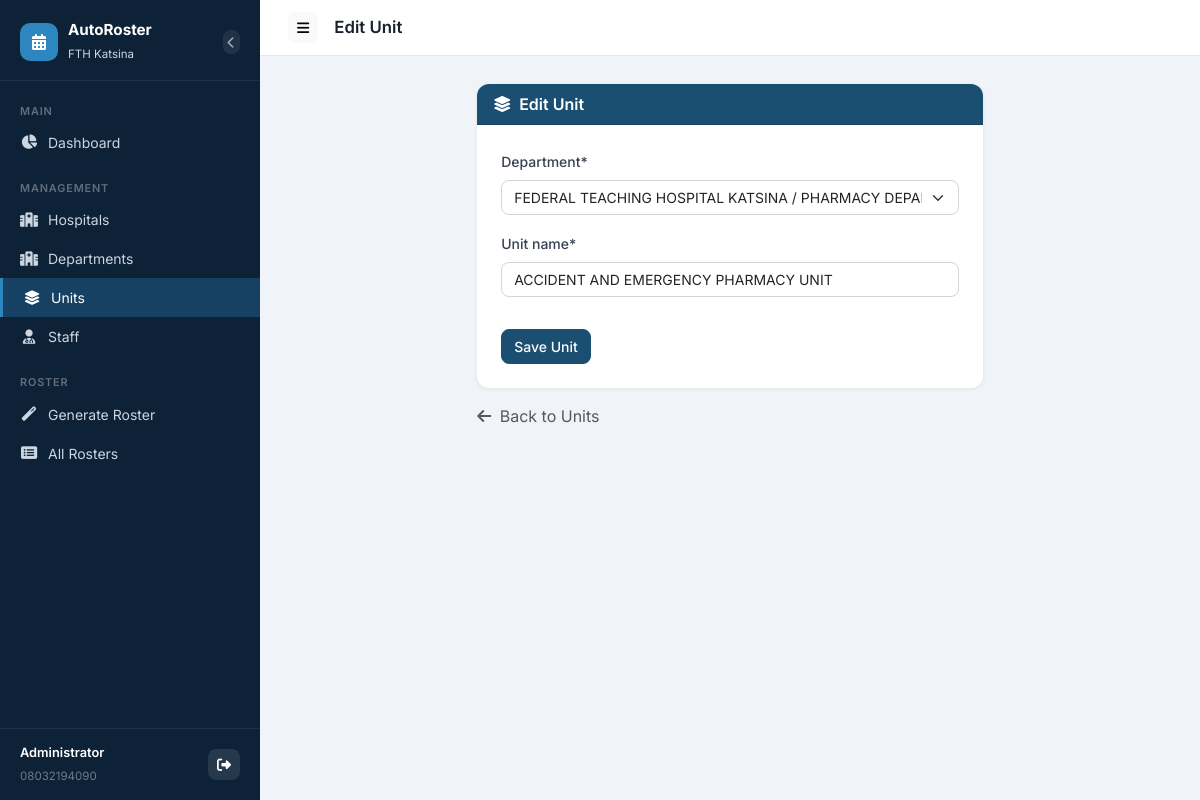
Screenshot of /units/1/edit/ (signed in) with the database file from the repository.
### accounts/models.py (models this page shows)
class User(AbstractBaseUser, PermissionsMixin):
    phone_number = models.CharField(max_length=20, unique=True)
    full_name = models.CharField(max_length=200, blank=True)
    is_active = models.BooleanField(default=True)
    is_staff = models.BooleanField(default=False)
    date_joined = models.DateTimeField(auto_now_add=True)
    objects = UserManager()
    USERNAME_FIELD = 'phone_number'
    REQUIRED_FIELDS = []
    def __str__(self):
        return self.full_name or self.phone_number

### roster/models.py (models this page shows, shortened)
class Unit(models.Model):
    department = models.ForeignKey(Department, on_delete=models.CASCADE, related_name='units')
    unit_name = models.CharField(max_length=200)
    class Meta:
        ordering = ['department__department_name', 'unit_name']

### roster/views.py (the view)
# urls.py: path('units/<int:pk>/edit/', views.unit_edit, name='unit_edit'),
@login_required
def unit_edit(request, pk):
    unit = get_object_or_404(Unit, pk=pk)
    form = UnitForm(request.POST or None, instance=unit)
    if form.is_valid():
        form.save()
        messages.success(request, 'Unit updated.')
        return redirect('unit_list')
    return render(request, 'roster/unit_form.html', {'form': form, 'title': 'Edit Unit', 'obj': unit})

### roster/forms.py
class UnitForm(forms.ModelForm):
    class Meta:
        model = Unit
        fields = ['department', 'unit_name']
        widgets = {
            'department': forms.Select(attrs={'class': 'form-select'}),
            'unit_name': forms.TextInput(attrs={'class': 'form-control', 'placeholder': 'e.g. ACCIDENT AND EMERGENCY PHARMACY UNIT'}),
        }
    def __init__(self, *args, **kwargs):
        department_id = kwargs.pop('department_id', None)
        super().__init__(*args, **kwargs)
        if department_id:
            self.fields['department'].initial = department_id
        self.helper = FormHelper()
        self.helper.layout = Layout(
            'department',
            'unit_name',
            Submit('submit', 'Save Unit', css_class='btn btn-primary mt-3'),
        )

### roster/models.py (called while the page is built)
    def __str__(self):
        return f"{self.hospital.name} / {self.department_name}"

### roster/templates/roster/unit_form.html (shortened to what this page needs)
{% extends 'roster/base.html' %}
{% load crispy_forms_tags %}
{% block page_title %}{{ title }}{% endblock %}
{% block content %}
<div class="row justify-content-center">
  <div class="col-md-7">
    <div class="card">
      <div class="card-header" style="background:#1B4F72;color:#fff;">
        <i class="fas fa-layer-group me-2"></i>{{ title }}
      </div>
      <div class="card-body p-4">
        <form method="post">
          {% crispy form %}
        </form>
      </div>
    </div>
    <div class="mt-3">
      <a href="{% url 'unit_list' %}" class="text-muted text-decoration-none">
        <i class="fas fa-arrow-left me-1"></i> Back to Units
      </a>
    </div>
  </div>
</div>
{% endblock %}

### roster/templates/roster/base.html (shortened to what this page needs)
<!DOCTYPE html>
<html lang="en">
<head>
  <link href="https://cdn.jsdelivr.net/npm/bootstrap@5.3.3/dist/css/bootstrap.min.css" rel="stylesheet">
  <link href="https://cdnjs.cloudflare.com/ajax/libs/font-awesome/6.5.0/css/all.min.css" rel="stylesheet">
</head>
<body>
<nav id="sidebar">
  <div class="sidebar-brand d-flex align-items-center justify-content-between">
    <div class="d-flex align-items-center">
      <div class="sidebar-logo">
        <i class="fas fa-calendar-alt text-white"></i>
      </div>
      <div>
        <h5>AutoRoster</h5>
        <small>FTH Katsina</small>
      </div>
    </div>
    <button id="sidebarClose" class="btn btn-sm p-1 ms-2" style="background:rgba(255,255,255,0.08);color:rgba(255,255,255,0.6);line-height:1;" title="Collapse sidebar">
      <i class="fas fa-chevron-left" style="font-size:0.75rem;"></i>
    </button>
  </div>
  <div class="sidebar-nav">
    <div class="nav-section-label">Main</div>
    <a href="{% url 'dashboard' %}" class="nav-link {% if request.resolver_match.url_name == 'dashboard' %}active{% endif %}">
      <i class="fas fa-chart-pie"></i> Dashboard
    </a>
    <div class="nav-section-label mt-2">Management</div>
    <a href="{% url 'hospital_list' %}" class="nav-link {% if 'hospital' in request.resolver_match.url_name %}active{% endif %}">
      <i class="fas fa-hospital-alt"></i> Hospitals
    </a>
    <a href="{% url 'department_list' %}" class="nav-link {% if 'department' in request.resolver_match.url_name %}active{% endif %}">
      <i class="fas fa-hospital"></i> Departments
    </a>
    <a href="{% url 'unit_list' %}" class="nav-link {% if 'unit' in request.resolver_match.url_name %}active{% endif %}">
      <i class="fas fa-layer-group"></i> Units
    </a>
    <a href="{% url 'staff_list' %}" class="nav-link {% if 'staff' in request.resolver_match.url_name and 'api' not in request.resolver_match.url_name %}active{% endif %}">
      <i class="fas fa-user-md"></i> Staff
    </a>
    <div class="nav-section-label mt-2">Roster</div>
    <a href="{% url 'roster_generate' %}" class="nav-link {% if request.resolver_match.url_name == 'roster_generate' %}active{% endif %}">
      <i class="fas fa-magic"></i> Generate Roster
    </a>
    <a href="{% url 'roster_list' %}" class="nav-link {% if request.resolver_match.url_name == 'roster_list' %}active{% endif %}">
      <i class="fas fa-list-alt"></i> All Rosters
    </a>
  </div>
  <div class="sidebar-footer">
    <div class="d-flex align-items-center justify-content-between">
      <div>
        <div style="color:#fff;font-size:.8rem;font-weight:600;">{{ request.user }}</div>
        <small style="color:rgba(255,255,255,0.4);">{{ request.user.phone_number }}</small>
      </div>
      <a href="{% url 'logout' %}" class="btn btn-sm" style="background:rgba(255,255,255,0.1);color:#fff;" title="Logout">
        <i class="fas fa-sign-out-alt"></i>
      </a>
    </div>
  </div>
</nav>
<div id="main-content">
  <div class="topbar">
    <div class="d-flex align-items-center gap-3">
      <button class="btn btn-sm btn-light" id="sidebarToggle" title="Toggle sidebar">
        <i class="fas fa-bars"></i>
      </button>
      <span class="topbar-title">{% block page_title %}Dashboard{% endblock %}</span>
    </div>
  </div>
  <div class="page-content">
    {% block content %}{% endblock %}
  </div>
</div>
</body>
</html>

### roster/templates/roster/base.html (style rules this page uses)
:root { --sidebar-width: 260px; --primary: #1B4F72; --primary-dark: #154360; --accent: #2E86C1; --sidebar-bg: #0d2137; --sidebar-text: #ccd6e0; --sidebar-hover: rgba(46,134,193,0.18); --sidebar-active: rgba(46,134,193,0.32); }
* { font-family: 'Inter', sans-serif; }
body { background: #f0f4f8; min-height: 100vh; }
#sidebar { width: var(--sidebar-width); min-height: 100vh; background: var(--sidebar-bg); position: fixed; top: 0; left: 0; z-index: 1000; display: flex; flex-direction: column; transition: transform 0.3s ease; }
.sidebar-brand { padding: 20px 20px 16px; border-bottom: 1px solid rgba(255,255,255,0.08); }
.sidebar-brand h5 { color: #fff; font-weight: 700; font-size: 0.95rem; margin: 0; line-height: 1.3; }
.sidebar-brand small { color: var(--sidebar-text); font-size: 0.72rem; }
.sidebar-logo { width: 38px; height: 38px; background: var(--accent); border-radius: 10px; display: flex; align-items: center; justify-content: center; margin-right: 10px; flex-shrink: 0; }
.sidebar-nav { padding: 12px 0; flex: 1; overflow-y: auto; }
.nav-section-label { color: rgba(255,255,255,0.35); font-size: 0.68rem; font-weight: 600; text-transform: uppercase; letter-spacing: 0.08em; padding: 10px 20px 4px; }
.sidebar-nav .nav-link { color: var(--sidebar-text); padding: 9px 20px; border-radius: 0; font-size: 0.875rem; display: flex; align-items: center; gap: 10px; transition: all 0.18s; }
.sidebar-nav .nav-link.active { background: var(--sidebar-active); color: #fff; border-left: 3px solid var(--accent); }
.sidebar-nav .nav-link i { width: 18px; text-align: center; font-size: 0.9rem; }
.sidebar-footer { padding: 14px 20px; border-top: 1px solid rgba(255,255,255,0.08); }
.sidebar-footer small { color: rgba(255,255,255,0.3); font-size: 0.72rem; }
#main-content { margin-left: var(--sidebar-width); min-height: 100vh; display: flex; flex-direction: column; }
.topbar { background: #fff; border-bottom: 1px solid #e2e8f0; padding: 12px 28px; display: flex; align-items: center; justify-content: space-between; position: sticky; top: 0; z-index: 500; }
.topbar-title { font-weight: 600; color: #1a202c; font-size: 1.05rem; }
.page-content { padding: 28px; flex: 1; }
.card { border: none; border-radius: 12px; box-shadow: 0 1px 4px rgba(0,0,0,0.07); }
.card-header { border-radius: 12px 12px 0 0 !important; font-weight: 600; }
.btn { border-radius: 8px; font-size: 0.875rem; font-weight: 500; }
.btn-primary { background: var(--primary); border-color: var(--primary); }
.form-label { font-weight: 500; font-size: 0.875rem; color: #374151; }
.form-control, .form-select { border-radius: 8px; font-size: 0.875rem; border-color: #d1d5db; }
#sidebar { transition: transform 0.3s ease; }
#main-content { transition: margin-left 0.3s ease; }

### rows the page displays
User: user "Administrator", user.phone_number "08032194090"
Unit: department "FEDERAL TEACHING HOSPITAL KATSINA / PHARMACY DEPARTMENT", unit_name "ACCIDENT AND EMERGENCY PHARMACY UNIT"

### other values shown
{{ title }} "Edit Unit"
